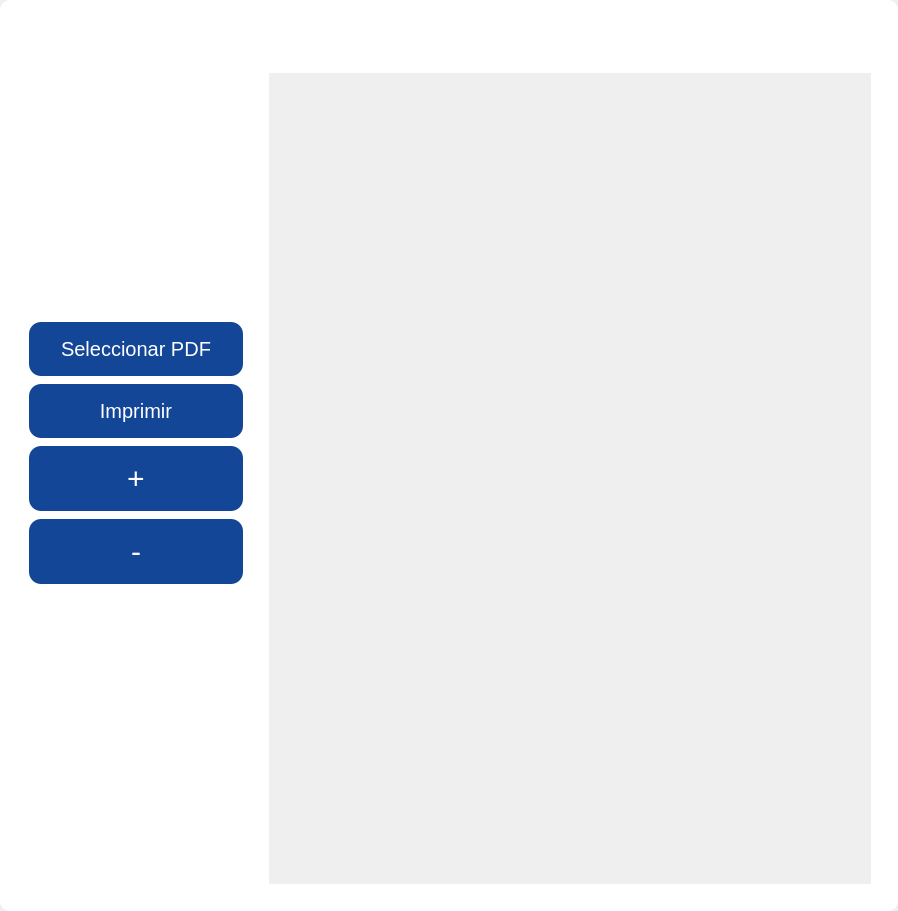
<?xml version="1.0" encoding="UTF-8"?>
<ui version="4.0">
 <class>MainWindow</class>
 <widget class="QMainWindow" name="MainWindow">
  <property name="geometry">
   <rect>
    <x>0</x>
    <y>0</y>
    <width>898</width>
    <height>911</height>
   </rect>
  </property>
  <property name="windowTitle">
   <string>MainWindow</string>
  </property>
  <property name="toolTipDuration">
   <number>-1</number>
  </property>
  <property name="styleSheet">
   <string notr="true"/>
  </property>
  <widget class="QWidget" name="centralwidget">
   <property name="styleSheet">
    <string notr="true"/>
   </property>
   <layout class="QVBoxLayout" name="verticalLayout">
    <property name="spacing">
     <number>0</number>
    </property>
    <property name="leftMargin">
     <number>0</number>
    </property>
    <property name="topMargin">
     <number>0</number>
    </property>
    <property name="rightMargin">
     <number>0</number>
    </property>
    <property name="bottomMargin">
     <number>0</number>
    </property>
    <item>
     <widget class="QFrame" name="frame">
      <property name="enabled">
       <bool>true</bool>
      </property>
      <property name="styleSheet">
       <string notr="true">
QFrame {
border-radius:10px;
	background-color: rgb(255, 255, 255);
 }
</string>
      </property>
      <property name="frameShape">
       <enum>QFrame::StyledPanel</enum>
      </property>
      <property name="frameShadow">
       <enum>QFrame::Raised</enum>
      </property>
      <layout class="QVBoxLayout" name="verticalLayout_2">
       <item>
        <widget class="QFrame" name="frame_superior">
         <property name="minimumSize">
          <size>
           <width>0</width>
           <height>40</height>
          </size>
         </property>
         <property name="maximumSize">
          <size>
           <width>16777215</width>
           <height>40</height>
          </size>
         </property>
         <property name="styleSheet">
          <string notr="true">QPushButton{
border-radius:18px;
}

QPushButton:hover{
	background-color: rgb(0, 0, 0);
}
</string>
         </property>
         <property name="frameShape">
          <enum>QFrame::StyledPanel</enum>
         </property>
         <property name="frameShadow">
          <enum>QFrame::Raised</enum>
         </property>
         <layout class="QHBoxLayout" name="horizontalLayout_3">
          <property name="spacing">
           <number>4</number>
          </property>
          <property name="leftMargin">
           <number>0</number>
          </property>
          <property name="topMargin">
           <number>0</number>
          </property>
          <property name="rightMargin">
           <number>0</number>
          </property>
          <property name="bottomMargin">
           <number>0</number>
          </property>
          <item>
           <spacer name="horizontalSpacer">
            <property name="orientation">
             <enum>Qt::Horizontal</enum>
            </property>
            <property name="sizeType">
             <enum>QSizePolicy::Fixed</enum>
            </property>
            <property name="sizeHint" stdset="0">
             <size>
              <width>25</width>
              <height>15</height>
             </size>
            </property>
           </spacer>
          </item>
          <item>
           <widget class="QPushButton" name="pushButton">
            <property name="maximumSize">
             <size>
              <width>50</width>
              <height>35</height>
             </size>
            </property>
            <property name="styleSheet">
             <string notr="true">QPushButton{
 
	background-color: rgb(255, 255, 255);
}</string>
            </property>
            <property name="text">
             <string/>
            </property>
            <property name="icon">
             <iconset>
              <normalon>../image/ventas.png</normalon>
             </iconset>
            </property>
            <property name="iconSize">
             <size>
              <width>35</width>
              <height>25</height>
             </size>
            </property>
           </widget>
          </item>
          <item>
           <widget class="QLabel" name="label_2">
            <property name="layoutDirection">
             <enum>Qt::LeftToRight</enum>
            </property>
            <property name="styleSheet">
             <string notr="true">color:white;
font: 12pt &quot;MS Shell Dlg 2&quot;;</string>
            </property>
            <property name="text">
             <string>Formulario de Registro de la Venta (crea tu boleta)</string>
            </property>
            <property name="scaledContents">
             <bool>false</bool>
            </property>
            <property name="alignment">
             <set>Qt::AlignLeading|Qt::AlignLeft|Qt::AlignVCenter</set>
            </property>
            <property name="margin">
             <number>0</number>
            </property>
           </widget>
          </item>
          <item>
           <widget class="QPushButton" name="btn_exit">
            <property name="minimumSize">
             <size>
              <width>38</width>
              <height>38</height>
             </size>
            </property>
            <property name="maximumSize">
             <size>
              <width>38</width>
              <height>38</height>
             </size>
            </property>
            <property name="cursor">
             <cursorShape>PointingHandCursor</cursorShape>
            </property>
            <property name="text">
             <string/>
            </property>
            <property name="iconSize">
             <size>
              <width>35</width>
              <height>35</height>
             </size>
            </property>
           </widget>
          </item>
          <item>
           <widget class="QPushButton" name="bt_minimizar">
            <property name="minimumSize">
             <size>
              <width>38</width>
              <height>38</height>
             </size>
            </property>
            <property name="maximumSize">
             <size>
              <width>38</width>
              <height>38</height>
             </size>
            </property>
            <property name="cursor">
             <cursorShape>PointingHandCursor</cursorShape>
            </property>
            <property name="styleSheet">
             <string notr="true"/>
            </property>
            <property name="text">
             <string/>
            </property>
            <property name="icon">
             <iconset>
              <normaloff>image/minus.svg</normaloff>image/minus.svg</iconset>
            </property>
            <property name="iconSize">
             <size>
              <width>38</width>
              <height>38</height>
             </size>
            </property>
           </widget>
          </item>
          <item>
           <widget class="QPushButton" name="bt_maximizar">
            <property name="minimumSize">
             <size>
              <width>38</width>
              <height>38</height>
             </size>
            </property>
            <property name="maximumSize">
             <size>
              <width>38</width>
              <height>38</height>
             </size>
            </property>
            <property name="cursor">
             <cursorShape>PointingHandCursor</cursorShape>
            </property>
            <property name="styleSheet">
             <string notr="true"/>
            </property>
            <property name="text">
             <string/>
            </property>
            <property name="icon">
             <iconset>
              <normaloff>image/chevron-up.svg</normaloff>image/chevron-up.svg</iconset>
            </property>
            <property name="iconSize">
             <size>
              <width>38</width>
              <height>38</height>
             </size>
            </property>
           </widget>
          </item>
          <item>
           <widget class="QPushButton" name="bt_restaurar">
            <property name="minimumSize">
             <size>
              <width>38</width>
              <height>38</height>
             </size>
            </property>
            <property name="maximumSize">
             <size>
              <width>38</width>
              <height>38</height>
             </size>
            </property>
            <property name="cursor">
             <cursorShape>PointingHandCursor</cursorShape>
            </property>
            <property name="styleSheet">
             <string notr="true"/>
            </property>
            <property name="text">
             <string/>
            </property>
            <property name="icon">
             <iconset>
              <normaloff>image/chevron-down.svg</normaloff>image/chevron-down.svg</iconset>
            </property>
            <property name="iconSize">
             <size>
              <width>38</width>
              <height>38</height>
             </size>
            </property>
           </widget>
          </item>
          <item>
           <widget class="QPushButton" name="bt_cerrar">
            <property name="minimumSize">
             <size>
              <width>38</width>
              <height>38</height>
             </size>
            </property>
            <property name="maximumSize">
             <size>
              <width>38</width>
              <height>38</height>
             </size>
            </property>
            <property name="cursor">
             <cursorShape>PointingHandCursor</cursorShape>
            </property>
            <property name="styleSheet">
             <string notr="true"/>
            </property>
            <property name="text">
             <string/>
            </property>
            <property name="icon">
             <iconset>
              <normaloff>image/x.svg</normaloff>image/x.svg</iconset>
            </property>
            <property name="iconSize">
             <size>
              <width>38</width>
              <height>38</height>
             </size>
            </property>
           </widget>
          </item>
         </layout>
        </widget>
       </item>
       <item>
        <widget class="QFrame" name="frame_3">
         <property name="frameShape">
          <enum>QFrame::StyledPanel</enum>
         </property>
         <property name="frameShadow">
          <enum>QFrame::Raised</enum>
         </property>
         <layout class="QHBoxLayout" name="horizontalLayout_4">
          <item>
           <layout class="QVBoxLayout" name="verticalLayout_6">
            <property name="spacing">
             <number>9</number>
            </property>
            <property name="leftMargin">
             <number>9</number>
            </property>
            <property name="topMargin">
             <number>9</number>
            </property>
            <property name="rightMargin">
             <number>9</number>
            </property>
            <property name="bottomMargin">
             <number>9</number>
            </property>
            <item>
             <layout class="QVBoxLayout" name="verticalLayout_7">
              <property name="spacing">
               <number>0</number>
              </property>
              <property name="topMargin">
               <number>0</number>
              </property>
              <property name="rightMargin">
               <number>0</number>
              </property>
              <property name="bottomMargin">
               <number>50</number>
              </property>
              <item>
               <widget class="QPushButton" name="btn_open_file">
                <property name="cursor">
                 <cursorShape>PointingHandCursor</cursorShape>
                </property>
                <property name="styleSheet">
                 <string notr="true">QPushButton {
                background-color: #144698; /* Azul Oscuro */
                border: none;
                color: white;
                padding: 15px 32px;
                text-align: center;
                text-decoration: none;
                font-size: 20px;
                margin: 4px 2px;
                border-radius: 12px;
            }
            QPushButton:hover {
                background-color: #2D005F;
            }
            QPushButton:pressed {
                background-color: #2e7031;
            }</string>
                </property>
                <property name="text">
                 <string>Seleccionar PDF</string>
                </property>
                <property name="icon">
                 <iconset>
                  <normalon>../image/pdf.png</normalon>
                 </iconset>
                </property>
                <property name="iconSize">
                 <size>
                  <width>30</width>
                  <height>30</height>
                 </size>
                </property>
               </widget>
              </item>
              <item>
               <widget class="QPushButton" name="print_button">
                <property name="cursor">
                 <cursorShape>PointingHandCursor</cursorShape>
                </property>
                <property name="styleSheet">
                 <string notr="true">QPushButton {
                background-color: #144698; /* Azul Oscuro */
                border: none;
                color: white;
                padding: 15px 32px;
                text-align: center;
                text-decoration: none;
                font-size: 20px;
                margin: 4px 2px;
                border-radius: 12px;
            }
            QPushButton:hover {
                background-color: #2D005F;
            }
            QPushButton:pressed {
                background-color: #2e7031;
            }</string>
                </property>
                <property name="text">
                 <string>Imprimir</string>
                </property>
                <property name="icon">
                 <iconset>
                  <normalon>../image/printing.png</normalon>
                 </iconset>
                </property>
                <property name="iconSize">
                 <size>
                  <width>30</width>
                  <height>30</height>
                 </size>
                </property>
               </widget>
              </item>
              <item>
               <widget class="QPushButton" name="zoom_in_button">
                <property name="font">
                 <font>
                  <pointsize>-1</pointsize>
                  <underline>false</underline>
                  <strikeout>false</strikeout>
                 </font>
                </property>
                <property name="cursor">
                 <cursorShape>PointingHandCursor</cursorShape>
                </property>
                <property name="styleSheet">
                 <string notr="true">QPushButton {
                background-color: #144698; /* Azul Oscuro */
                border: none;
                color: white;
                padding: 15px 32px;
                text-align: center;
                text-decoration: none;
                font-size: 30px;
                margin: 4px 2px;
                border-radius: 12px;
            }
            QPushButton:hover {
                background-color: #2D005F;
            }
            QPushButton:pressed {
                background-color: #2e7031;
            }</string>
                </property>
                <property name="text">
                 <string>+</string>
                </property>
                <property name="iconSize">
                 <size>
                  <width>30</width>
                  <height>16</height>
                 </size>
                </property>
               </widget>
              </item>
              <item>
               <widget class="QPushButton" name="zoom_out_button">
                <property name="cursor">
                 <cursorShape>PointingHandCursor</cursorShape>
                </property>
                <property name="styleSheet">
                 <string notr="true">QPushButton {
                background-color: #144698; /* Azul Oscuro */
                border: none;
                color: white;
                padding: 15px 32px;
                text-align: center;
                text-decoration: none;
                font-size: 30px;
                margin: 4px 2px;
                border-radius: 12px;
            }
            QPushButton:hover {
                background-color: #2D005F;
            }
            QPushButton:pressed {
                background-color: #2e7031;
            }</string>
                </property>
                <property name="text">
                 <string>-</string>
                </property>
               </widget>
              </item>
             </layout>
            </item>
           </layout>
          </item>
          <item>
           <layout class="QVBoxLayout" name="verticalLayout_9">
            <property name="spacing">
             <number>9</number>
            </property>
            <property name="leftMargin">
             <number>9</number>
            </property>
            <property name="topMargin">
             <number>9</number>
            </property>
            <property name="rightMargin">
             <number>9</number>
            </property>
            <property name="bottomMargin">
             <number>9</number>
            </property>
            <item>
             <layout class="QHBoxLayout" name="image_layout">
              <item>
               <widget class="QScrollArea" name="scrollArea">
                <property name="widgetResizable">
                 <bool>true</bool>
                </property>
                <widget class="QWidget" name="scroll_area">
                 <property name="geometry">
                  <rect>
                   <x>0</x>
                   <y>0</y>
                   <width>572</width>
                   <height>809</height>
                  </rect>
                 </property>
                </widget>
               </widget>
              </item>
             </layout>
            </item>
           </layout>
          </item>
         </layout>
        </widget>
       </item>
      </layout>
     </widget>
    </item>
   </layout>
  </widget>
 </widget>
 <resources/>
 <connections/>
</ui>
